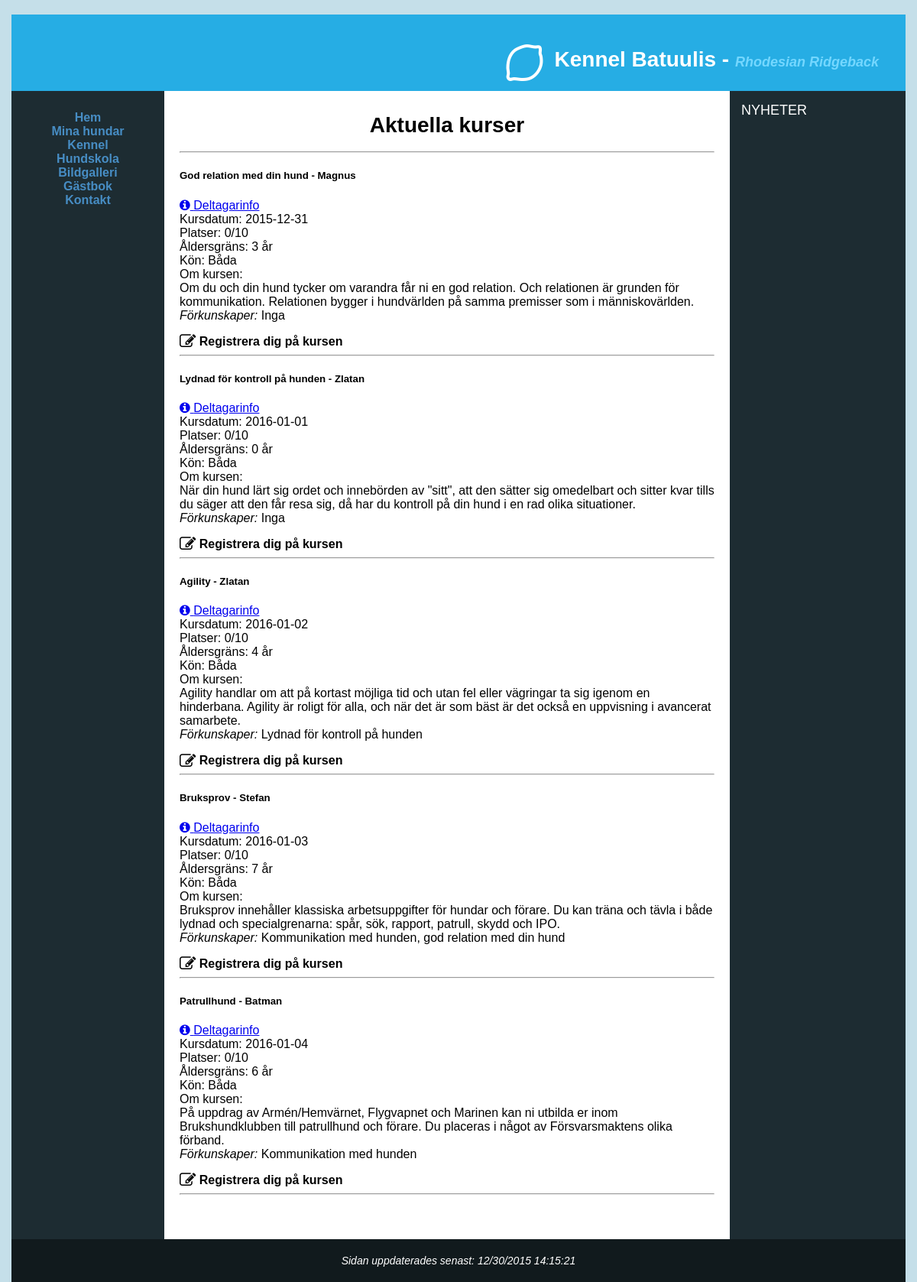
Page /school.php on the committed database.
### tables this page shows
CREATE TABLE DogCourse (
    `CourseName` varchar(255) NOT NULL,
    `CourseTeacher` varchar(255) NOT NULL,
    `CourseDate` date NOT NULL,
    `AgeOfDog` int,
    `Gender` varchar(255),
    `PriorKnowledge` varchar(255),
    `CourseText` varchar(255),
    PRIMARY KEY (`CourseName`, `CourseTeacher`, `CourseDate`)
);

### data/dbHelper.php (called while the page is built, shortened)
<?php
function result($err, $data){
	return array('err' => $err, 'data' => $data);
}
function createConnection(){
	$localhost = true;
	$db = null;
	if ($localhost){
		$db = new PDO("mysql:host=127.0.0.1;dbname=OperationDoge;charset=utf8mb4;", "root", "root");
	} else {
		$db = new PDO("mysql:host=mysqlsemi1.space2u.com;dbname=d36234_db6;", "d36234-db6", "jn9MGrOC");
	}
	$db->setAttribute( PDO::ATTR_ERRMODE, PDO::ERRMODE_EXCEPTION);
	return $db;
}
function createStatement($conn, $q, $p){
	$statement = $conn->prepare($q);
	$statement->setFetchMode(PDO::FETCH_ASSOC);
	return $statement;
}
function fetchAll($statement){
	return $statement->fetchAll();
}
function query($q, $p = NULL, $single = false){
	$err = null;
	$data = null;
	try {
		$conn = createConnection();
		$statement = createStatement($conn, $q, $p);
		$statement->execute($p);
		$data = ($single ? fetch($statement) : fetchAll($statement));
	} catch(PDOException $e){
		$err = $e;
	}
	return result($err, $data);
}
?>

### school.php (the view, shortened to what this page needs)
<?php
include_once 'header.php';
include_once 'aside.php';
?>
<?php
	if (isset($_POST['submit-regToCourse'])){
		if (strlen($_POST['dogName']) > 0 &&
		 	strlen($_POST['ownerName']) > 0 &&
		 	strlen($_POST['dogAge']) > 0 &&
		 	strlen($_POST['dogGender']) > 0 &&
		 	strlen($_POST['courseName']) > 0 &&
		 	strlen($_POST['courseTeacher']) > 0 &&
		 	strlen($_POST['courseDate']) > 9 &&
			strlen($_POST['email']) > 0){
			$result = query('SELECT CourseName, CourseTeacher, CourseDate, AgeOfDog, Gender, PriorKnowledge, CourseText, Participants FROM ComingCourses WHERE CourseName = :courseName AND CourseTeacher = :courseTeacher AND CourseDate = :courseDate',
				array(
					':courseName' => $_POST['courseName'],
					':courseTeacher' => $_POST['courseTeacher'],
					':courseDate' => $_POST['courseDate']
				)
			);
			if ($result['err'] == null){
				if (count($result['data']) > 0){
					$data = $result['data'];
					$foundCourse = $data[0];
					if ($foundCourse['AgeOfDog'] > $_POST['dogAge']){ $submitError = 'Kursen kräver att din hund är äldre'; }
					if ($foundCourse['Gender'] != 'B' && $foundCourse['Gender'] != $_POST['dogGender']){ $submitError = 'Kursen tar ej emot hundar av angivet kön'; }
					if (!isset($_POST['reserveSpot']) && $foundCourse['Participants'] >= 10){ $submitError = 'Kursplatserna hann ta slut, gör anmälan igen om du vill registera dig för en reservplats. Annars kan du gå tillbaka och se övriga kurser.'; }
					if (!isset($submitError)){
						$insertResult = nonquery('INSERT INTO Participant(DogName, OwnerName, AgeOfDog, Gender, ExtraInfo, DogCourse_CourseName, DogCourse_CourseTeacher, DogCourse_CourseDate, RegisterDate, Email) values(:dogName, :ownerName, :ageOfDog, :gender, :extraInfo, :courseName, :courseTeacher, :courseDate, NOW(), :email)',
							array(
								':dogName' => $_POST['dogName'],
								':ownerName' => $_POST['ownerName'],
								':ageOfDog' => $_POST['dogAge'],
								':gender' => $_POST['dogGender'],
								':extraInfo' => $_POST['extraInfo'],
								':courseName' => $_POST['courseName'],
								':courseTeacher' => $_POST['courseTeacher'],
								':courseDate' => $_POST['courseDate'],
								':email' => $_POST['email']
							)
						);
						if ($insertResult['err'] == null){
							$submitSuccess = true;
							$courseLink = 'course.php?courseName=' . $_POST['courseName'] . '&courseTeacher=' . $_POST['courseTeacher'] . '&courseDate=' . $_POST['courseDate'];
							$headers = 'From: ' . 'contact@bejtuladesign.com';
							$sent = mail(
								$_POST['email'],
								'Bekräftelse av bokning',
								'Grattis ' . $_POST['ownerName']. '! Du är nu registrerad på kursen ' . $_POST['courseName'] . ' med läraren ' . $_POST['courseTeacher'] . ' den ' . $_POST['courseDate'] . ' med din hund ' . $_POST['dogName'] . '<a href="' . $courseLink . '"> Till kursen</a>',
								$headers
							);
						} else { $submitError = 'Gick inte att registrera er på kursen, ni är redan registrerade!'; }
					}
				} else { $submitError = 'Den kurs du försöker registerar dig till finns inte!'; }
			} else { $submitError = 'Problem med att hitta kursen, prova igen!'; }
		} else { $submitError = 'Saknar värden, fyll i igen!'; }
	} else {
		$result = query('SELECT CourseName, CourseTeacher, CourseDate, AgeOfDog, Gender, PriorKnowledge, CourseText, Participants FROM ComingCourses');
		if ($result['err'] == null){ $courses = $result['data']; }
		else { $coursesError = "Gick inte att läsa kommande kurser"; }
	}
?>
<main class="height-uv">
	<div class="container">
		<h1 style="text-align: center;">Aktuella kurser</h1>
		<hr>
		<?php
			if (isset($courses)){
				foreach($courses as $key => $c){
					$tempGender = $c['Gender'];
					if ($tempGender == 'F'){
						$tempGender = 'Tik';
					} else if ($tempGender == 'M'){
						$tempGender = 'Hane';
					} else {
						$tempGender = 'Båda';
					}
					echo
						'<div class="row">' .
						'<div class="twelve columns">' .
						'<h5 class="courseInfoHeader">'. $c['CourseName'] .' - '. $c['CourseTeacher'] . '</h5> ' .
						'<label><a href="course.php?courseName=' . $c['CourseName'] . '&courseTeacher=' . $c['CourseTeacher'] . '&courseDate=' . $c['CourseDate'] . '"><i class="fa fa-info-circle"></i> Deltagarinfo</a></label>' .
						'<label>Kursdatum: <span class="label-value course-date">' . $c['CourseDate'] . '</span></label>' .
						'<label>Platser: <span class="label-value"><span class="numOfParticipants">' . $c['Participants'] . '</span>/10</span></label>' .
						'<label>Åldersgräns: <span class="label-value">' . $c['AgeOfDog'] . ' år</span></label>' .
						'<label>Kön: <span class="label-value">' . $tempGender . '</span></label>' .
						'<label>Om kursen: </label>' .
						'<p>' . $c['CourseText'] . '<br><i>Förkunskaper: </i>' . $c['PriorKnowledge'] .'</p>' .
						'<span class="reg-course" id="course'. $key .'"><i class="fa fa-pencil-square-o fa-lg"></i><b> Registrera dig på kursen </b></span>' .
						'</div>' .
						'</div>' .
						'<hr>';
				}
			}
		?>
	</div>
</main>
<?php
include_once 'footer.php';
?>

### css/style.css (style rules this page uses)
body { background: #c5dfe9; color: #330000; font-family: "Verdana", "Arial", sans-serif; }
body, html { height: 100%; }
nav, main, aside { min-height: 500px; }
header, nav, main, aside, time { display: block; }
h1 { display: block; font-size: 28px !important; font-weight: bold; }
main { padding: 10px 20px 50px 20px; background: #fff; color: #000; overflow: auto; height: 100%; }
.height-uv { min-height: 1300px; }
label { float: left; display: block; text-align: right; width: 8em; padding-right: 10px; }
.news-form input, textarea, label { text-align: left; width: 100%; }
.label-value { font-weight: initial; }
.reg-course { cursor:pointer; }

### rows in the picture
dogcourse: CourseName "God relation med din hund", CourseTeacher "Magnus", CourseDate "2015-12-31", Participants "0", AgeOfDog "3", Gender "Båda", CourseText "Om du och din hund tycker om varandra får ni en god relation. Och relationen är grunden för kommunikation. Relationen bygger i hundvärlden på samma premisser som i människovärlden.", PriorKnowledge "Inga"
dogcourse: CourseName "Lydnad för kontroll på hunden", CourseTeacher "Zlatan", CourseDate "2016-01-01", Participants "0", AgeOfDog "0", Gender "Båda", CourseText "När din hund lärt sig ordet och innebörden av \"sitt\", att den sätter sig omedelbart och sitter kvar tills du säger att den får resa sig, då har du kontroll på din hund i en rad olika situationer.", PriorKnowledge "Inga"
dogcourse: CourseName "Agility", CourseTeacher "Zlatan", CourseDate "2016-01-02", Participants "0", AgeOfDog "4", Gender "Båda", CourseText "Agility handlar om att på kortast möjliga tid och utan fel eller vägringar ta sig igenom en hinderbana. Agility är roligt för alla, och när det är som bäst är det också en uppvisning i avancerat samarbete.", PriorKnowledge "Lydnad för kontroll på hunden"
dogcourse: CourseName "Bruksprov", CourseTeacher "Stefan", CourseDate "2016-01-03", Participants "0", AgeOfDog "7", Gender "Båda", CourseText "Bruksprov innehåller klassiska arbetsuppgifter för hundar och förare. Du kan träna och tävla i både lydnad och specialgrenarna: spår, sök, rapport, patrull, skydd och IPO.", PriorKnowledge "Kommunikation med hunden, god relation med din hund"
dogcourse: CourseName "Patrullhund", CourseTeacher "Batman", CourseDate "2016-01-04", Participants "0", AgeOfDog "6", Gender "Båda", CourseText "På uppdrag av Armén/Hemvärnet, Flygvapnet och Marinen kan ni utbilda er inom Brukshundklubben till patrullhund och förare. Du placeras i något av Försvarsmaktens olika förband.", PriorKnowledge "Kommunikation med hunden"
